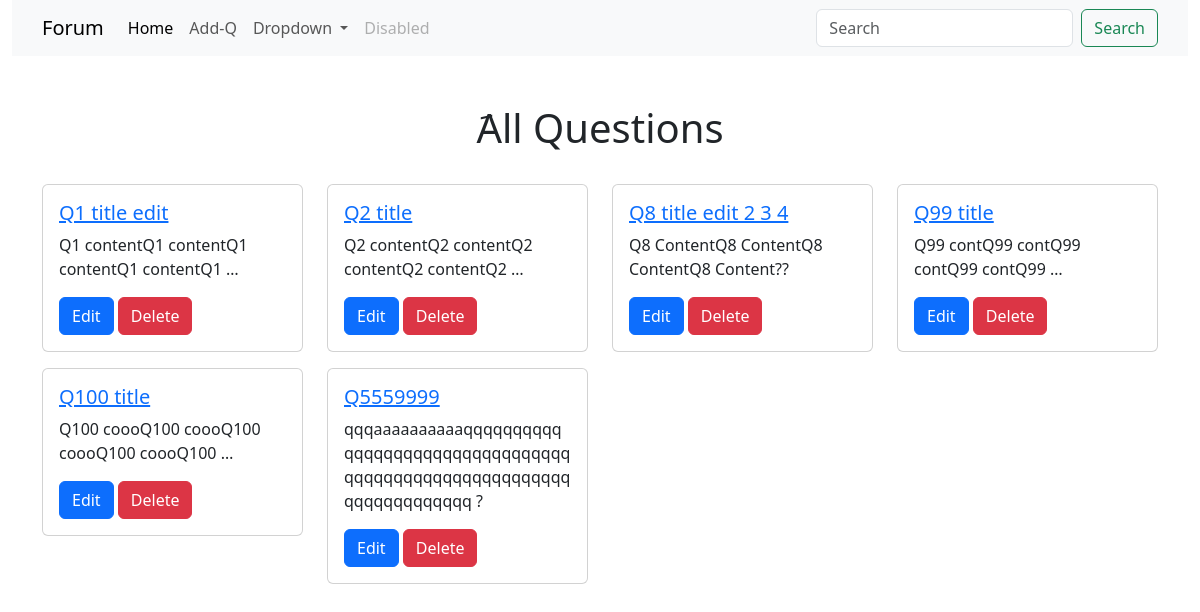
Screenshot of /questions/ with the database file from the repository.
### forum/models.py (models this page shows)
class Question(models.Model):
    author = models.ForeignKey(User, related_name='question_user', on_delete=models.CASCADE)
    question = models.CharField(max_length=100)
    created_at = models.DateTimeField(default=timezone.now)
    content = models.TextField(max_length=500)
    tags = TaggableManager()
    def __str__(self):
        return self.question

### forum/views.py (the view)
# urls.py: path('questions/', QuestionList.as_view()),
class QuestionList(ListView):
    model = Question
    template_name = 'question_list.html'

### forum/templates/forum/question_list.html (shortened to what this page needs)
<!doctype html>
<html lang="en">
  <head>
    <link rel="stylesheet" href="https://cdnjs.cloudflare.com/ajax/libs/bootstrap/5.3.0/css/bootstrap.min.css"
 />
    </head>
  <body>
    <div class="container-fluid">
        <nav class="navbar navbar-expand-lg bg-body-tertiary">
            <div class="container">
              <a class="navbar-brand" href="#">Forum</a>
              <div class="collapse navbar-collapse" id="navbarSupportedContent">
                <ul class="navbar-nav me-auto mb-2 mb-lg-0">
                  <li class="nav-item">
                    <a class="nav-link active" aria-current="page" href="http://127.0.0.1:8000/questions/">Home</a>
                  </li>
                  <li class="nav-item">
                    <a class="nav-link" href="http://127.0.0.1:8000/questions/add">Add-Q</a>
                  </li>
                  <li class="nav-item dropdown">
                    <a class="nav-link dropdown-toggle" href="#" role="button" data-bs-toggle="dropdown" aria-expanded="false">
                      Dropdown
                    </a>
                  </li>
                  <li class="nav-item">
                    <a class="nav-link disabled" aria-disabled="true">Disabled</a>
                  </li>
                </ul>
                <form class="d-flex" role="search">
                  <input class="form-control me-2" type="search" placeholder="Search" aria-label="Search">
                  <button class="btn btn-outline-success" type="submit">Search</button>
                </form>
              </div>
            </div>
          </nav>
          <div class="container content mt-5 ">
            <h1 class="text-center">َAll Questions</h1>
            <div class="row mt-3">
                {% for q in question_list %}
                <div class="col-3 mt-3">
                    <div class="card">
                        <div class="card-body">
                          <h5 class="card-title"><a href="{{q.pk}}">{{q}}</a></h5>
                          <p class="card-text">{{q.content|truncatewords:5}}</p>
                          <a href="{{q.pk}}/edit" class="btn btn-primary">Edit</a>
                          <a href="{{q.pk}}/delete" class="btn btn-danger">Delete</a>
                        </div>
                      </div>
                </div>
                {% endfor %}
            </div>
          </div>
    </div>
      </body>
</html>

### rows the page displays
Question: question "Q1 title edit", content "Q1 contentQ1 contentQ1 contentQ1 contentQ1 …"
Question: question "Q2 title", content "Q2 contentQ2 contentQ2 contentQ2 contentQ2 …"
Question: question "Q8 title edit 2 3 4", content "Q8 ContentQ8 ContentQ8 ContentQ8 Content??"
Question: question "Q99 title", content "Q99 contQ99 contQ99 contQ99 contQ99 …"
Question: question "Q100 title", content "Q100 coooQ100 coooQ100 coooQ100 coooQ100 …"
Question: question "Q5559999", content "qqqaaaaaaaaaaqqqqqqqqqqqqqqqqqqqqqqqqqqqqqqqqqqqqqqqqqqqqqqqqqqqqqqqqqqqqqqqqqqqqq ?"
